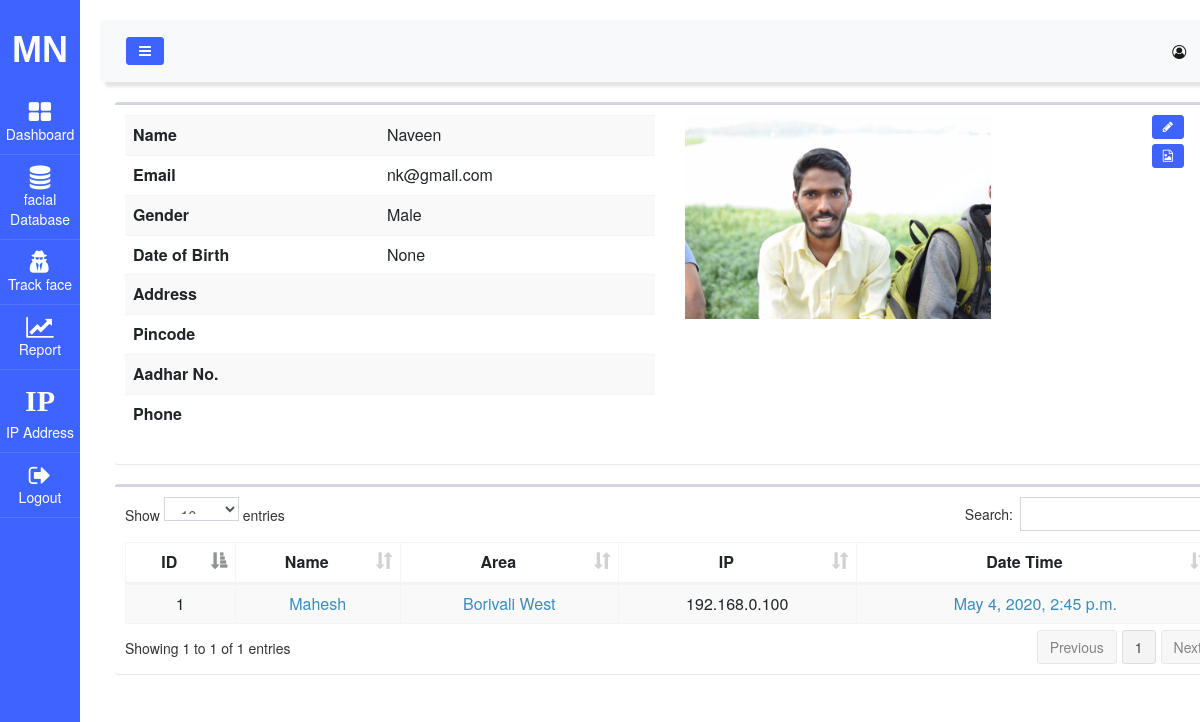
The app's page /c29aea40b84e04595f2fec3e5918530f71f31a7f/1/ with its own data.
### face_app/models.py (models this page shows, shortened)
class uploadImage(models.Model):
    name = models.CharField(max_length = 50)
    picture = models.ImageField(upload_to = 'images/')
    email = models.CharField(max_length = 50,null=True)
    gender = models.CharField(max_length = 50,null=True)
    dob = models.DateField(null=True)
    address = models.CharField(max_length = 50,null=True)
    pincode = models.CharField(max_length = 50,null=True)
    aadharno = models.CharField(max_length = 50,null=True)
    phone = models.CharField(max_length = 50,null=True)

class live_track_record(models.Model):
    name = models.CharField(max_length = 50)
    area = models.CharField(max_length = 50)
    ip = models.CharField(max_length = 50)
    date_time = models.DateTimeField(auto_now_add=True)
    user_id = models.ForeignKey(uploadImage, on_delete=models.CASCADE, null=True)

### face_app/views.py (the view)
# urls.py: path('c29aea40b84e04595f2fec3e5918530f71f31a7f/<int:pid>/', views.p_details, name='p_details'),
def p_details(request, pid):
    p_detail1 = uploadImage.objects.filter(id = pid)
    state1 = state.objects.all()
    city2 = city.objects.all()
    retrive_track_record=live_track_record.objects.raw('SELECT * FROM face_app_live_track_record WHERE user_id_id = %s', [pid])
    return render(request,'details.html',{'p_detail1':p_detail1,'state1':state1,'city2':city2,'retrive_track_record': retrive_track_record})

### templates/details.html (shortened to what this page needs)
{% extends "main_page.html" %}
{% load staticfiles %}
{% load crispy_forms_tags %}
{% block customCSS %}
<link rel="stylesheet" href="https://maxcdn.bootstrapcdn.com/bootstrap/4.0.0/css/bootstrap.min.css">
  <link href="{% static 'css/select2.min.css' %}" rel="stylesheet" />
  <link href="{% static 'css/dataTables.bootstrap.min.css' %}" rel="stylesheet" />
  <link href="{% static 'css/adminlte.min.css' %}" rel="stylesheet" />
{% endblock %}
{% block body_block %}
<div class="box">
  <div class="box-body">
    <div class="row">
      <div class="col-sm-6">
        <table class="table table-striped rounded">
          {% for p in p_detail1 %}
          <tr>
            <th>Name</th>
            <td>{{p.name}}</td>
          </tr>
          {% endfor %}
          {% for p in p_detail1 %}
          <tr>
            <th>Email</th>
            <td>{{p.email}}</td>
          </tr>
          <tr>
            <th>Gender</th>
            <td>{{p.gender}}</td>
          </tr>
          <tr>
            <th>Date of Birth</th>
            <td>{{p.dob}}</td>
          </tr>
          <tr>
            <th>Address</th>
            <td>{{p.address}}</td>
          </tr>
      <tr>
        <th>Pincode</th>
        <td>{{p.pincode}}</td>
      </tr>
      <tr>
        <th>Aadhar No.</th>
        <td>{{p.aadharno}}</td>
      </tr>
      <tr>
        <th>Phone</th>
        <td>{{p.phone}}</td>
      </tr>
      {% endfor %}
    </table>
  </div>
  {% for p in p_detail1 %}
  <div class="col-sm-5">
    <img src="/media/{{p.picture}}" style="width:70%;" alt="image">
  </div>
  {% endfor %}
  <div class="col-sm-1">
    <a href="" class="btn btn-sm btn-primary" data-toggle="modal" data-target="#profile_edit" data-tooltip="true" title="Edit Profile"><i class="fa fa-pencil"></i></a>&nbsp;
    <a href="" class="btn btn-sm btn-primary" style="margin-top:5px;" data-toggle="modal" data-target="#photo_edit" data-tooltip="true" title="Edit Photo"><i class="fa fa-file-image-o"></i></a>&nbsp;
  </div>
</div>
</div>
</div>
<div class="box">
  <div class="box-body">
    <table id="example1" class="table table-bordered table-striped table-hover responsive">
      <thead>
        <tr>
          <th><center>ID</center></th>
          <th nowrap><center>Name</center></th>
          <th><center>Area</center></th>
          <th><center>IP</center></th>
          <th nowrap><center>Date Time</center></th>
        </tr>
      </thead>
      <tbody>
        {% for r in retrive_track_record%}
        <tr>
          <td nowrap><center>{{r.id}}</center></td>
          <td nowrap><center><a href="" id="" class="editable">{{r.name}}</a></center></td>
          <td>
            <center>
              <a href="#" id="">{{r.area}}</a>
            </center>
          </td>
          <td nowrap data-tooltip="true" title="Double click to edit">
            <center><a>{{r.ip}}</a></center>
          </td>
          <td nowrap data-tooltip="true" title="Click to view">
            <center>
              <a href="#" id="">{{r.date_time}}</a>
            </center>
          </td>
        </tr>
        {% endfor %}
      </tbody>
    </table>
  </div>
</div>
{% endblock %}

### records on screen
uploadImage: name "Naveen", email "nk@gmail.com", gender "Male", dob "None", picture (picture)
live_track_record: id "1", name "Mahesh", area "Borivali West", ip "192.168.0.100", date_time "May 4, 2020, 2:45 p.m."
